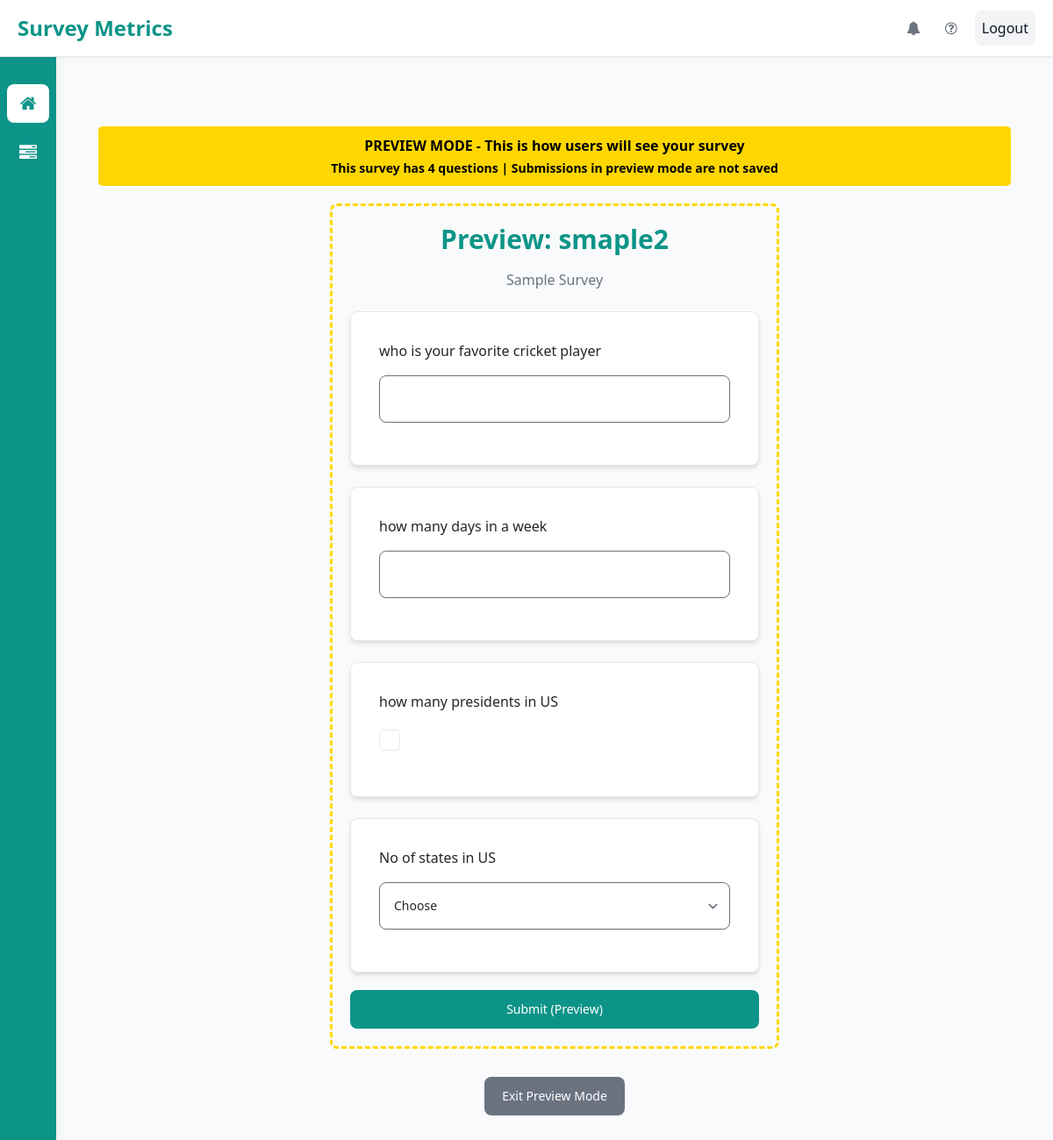
/dashboard/preview/smaple2/ (signed in), run on the app's committed database.
### djf_surveys/models.py (models this page shows, shortened)
class BaseModel(models.Model):
    created_at = models.DateTimeField(auto_now_add=True)
    updated_at = models.DateTimeField(auto_now=True)
    class Meta:
        abstract = True

class Survey(BaseModel):
    name = models.CharField(_("name"), max_length=200)
    description = models.TextField(_("description"), default='')
    slug = models.SlugField(_("slug"), max_length=225, default='')
    valid_until = models.DateTimeField(_("valid until"), blank=True, null=True,
                                       help_text=_("Specify the expiration date for this survey."))
    editable = models.BooleanField(_("editable"), default=True,
                                   help_text=_("If False, user can't edit record."))
    deletable = models.BooleanField(_("deletable"), default=True,
                                    help_text=_("If False, user can't delete record."))
    duplicate_entry = models.BooleanField(_("mutiple submissions"), default=False,
                                          help_text=_("If True, user can resubmit."))
    private_response = models.BooleanField(_("private response"), default=False,
                                           help_text=_("If True, only admin and owner can access."))
    can_anonymous_user = models.BooleanField(_("anonymous submission"), default=False,
                                             help_text=_("If True, user without authentatication can submit."))
    notification_to = models.TextField(_("Notification To"), blank=True, null=True,
                                       help_text=_("Enter your email to be notified when the form is submitted"))
    success_page_content = models.TextField(
        _("Success Page Content"), blank=True, null=True,
        help_text=_("You can override success page content at here. Support HTML syntax")
    )
    start_date = models.DateTimeField(
        _("start date"), blank=True, null=True,
        help_text=_("Date and time when the survey becomes available. Leave blank for immediate availability.")
    )
    end_date = models.DateTimeField(
        _("end date"), blank=True, null=True,
        help_text=_("Date and time when the survey expires. Leave blank for no expiration.")
    )
    target_responses = models.PositiveIntegerField(
        _("target responses"),
        default=100,
        help_text=_("Target number of responses for this survey")
    )
    class Meta:
        verbose_name = _("survey")
        verbose_name_plural = _("surveys")

class Question(BaseModel):
    TYPE_FIELD = [
        (TYPE_FIELD.text, _("Text")),
        (TYPE_FIELD.number, _("Number")),
        (TYPE_FIELD.radio, _("Radio")),
        (TYPE_FIELD.select, _("Select")),
        (TYPE_FIELD.multi_select, _("Multi Select")),
        (TYPE_FIELD.text_area, _("Text Area")),
        (TYPE_FIELD.url, _("URL")),
        (TYPE_FIELD.email, _("Email")),
        (TYPE_FIELD.date, _("Date")),
        (TYPE_FIELD.rating, _("Rating"))
    ]
    key = models.CharField(
        _("key"), max_length=225, unique=True, null=True, blank=True,
        help_text=_("Unique key for this question, fill in the blank if you want to use for automatic generation.")
    )
    survey = models.ForeignKey(Survey, related_name='questions', on_delete=models.CASCADE, verbose_name=_("survey"))
    label = models.CharField(_("label"), max_length=500, help_text=_("Enter your question in here."))
    type_field = models.PositiveSmallIntegerField(_("type of input field"), choices=TYPE_FIELD)
    choices = models.TextField(
        _("choices"),
        blank=True, null=True,
        help_text=_(
            "If type of field is radio, select, or multi select, fill in the options separated "
            "by commas. Ex: Male, Female.")
    )
    help_text = models.CharField(
        _("help text"),
        max_length=200, blank=True, null=True,
        help_text=_("You can add a help text in here.")
    )
    required = models.BooleanField(_("required"), default=True,
                                   help_text=_("If True, the user must provide an answer to this question."))
    ordering = models.PositiveIntegerField(_("choices"), default=0,
                                           help_text=_("Defines the question order within the surveys."))
    class Meta:
        verbose_name = _("question")
        verbose_name_plural = _("questions")
        ordering = ["ordering"]

### djf_surveys/admins/views.py (the view, shortened to what this page needs)
# urls.py: path('preview/<str:slug>/', admin_views.AdminPreviewSurveyView.as_view(), name='admin_preview_survey'),
@method_decorator(staff_member_required, name='dispatch')
class AdminPreviewSurveyView(ContextTitleMixin, FormMixin, DetailView):
    model = Survey
    template_name = 'djf_surveys/admins/preview_survey.html'
    form_class = BaseSurveyForm
    title_page = _("Survey Preview")
    def get_form(self, form_class=None):
        if form_class is None:
            form_class = self.get_form_class()
        return form_class(survey=self.object, user=self.request.user, **self.get_form_kwargs())
    def get_context_data(self, **kwargs):
        context = super().get_context_data(**kwargs)
        context['is_preview'] = True
        context['question_count'] = self.object.questions.count()
        return context
    def get_title_page(self):
        return _("Preview: {}").format(self.object.name)
    def get_sub_title_page(self):
        return self.object.description

### djf_surveys/context_processors.py (called while the page is built)
def surveys_context(request):
    context = {
        'get_master_template': app_settings.SURVEY_MASTER_TEMPLATE,
        'chart_js_src': app_settings.CHART_JS_SRC,
        'get_type_field': get_type_field,
        'link_back_on_success_page': app_settings.SURVEY_LINK_BACK_ON_SUCCESS_PAGE
    }
    return context

### djf_surveys/forms.py (called while the page is built)
def make_choices(question: Question) -> List[Tuple[str, str]]:
    choices = []
    for choice in question.choices.split(','):
        choice = choice.strip()
        choices.append((choice.replace(' ', '_').lower(), choice))
    return choices

### djf_surveys/mixin.py (called while the page is built)
    def get_context_data(self, **kwargs):
        if 'form' not in kwargs:
            kwargs['title'] = self.get_title_page()
            kwargs['title_page'] = self.get_title_page()
            kwargs['sub_title_page'] = self.get_sub_title_page()
        return super().get_context_data(**kwargs)

### djf_surveys/templatetags/djf_survey_tags.py (called while the page is built)
@register.filter(name='addclass')
def addclass(field, class_attr):
    return field.as_widget(attrs={'class': class_attr})

### djf_surveys/templates/djf_surveys/admins/preview_survey.html (shortened to what this page needs)
{% extends get_master_template %}
{% load djf_survey_tags i18n static %}
{% block extra_css %}
    <link rel="stylesheet" href="{% static 'djf_surveys/te-starter/css/tw-elements.min.css' %}">
    <link rel="stylesheet" href="{% static 'djf_surveys/css/rating.css' %}"/>
{% endblock %}
{% block content %}
    <div class="max-w-screen-xl px-4 py-16 mx-auto sm:px-6 lg:px-8">
        <div class="preview-banner">
            {% trans "PREVIEW MODE" %} - {% trans "This is how users will see your survey" %}
            <p class="text-sm mt-1">{% trans "This survey has" %} {{ question_count }} {% trans "questions" %} | {% trans "Submissions in preview mode are not saved" %}</p>
        </div>
        <div class="max-w-lg mx-auto preview-outline">
            <h1 class="text-2xl font-bold text-center text-teal-600 sm:text-3xl">{{ title_page }}</h1>
            <p class="max-w-md mx-auto mt-4 text-center text-gray-500">
                {{ sub_title_page }}
            </p>
            <form method="post">
                {% for field in form %}
                    <div class="p-8 mt-6 mb-0 space-y-4 rounded-lg shadow-md border border-gray-200 bg-white">
                        <label for="email" class="text-base font-medium">{{ field.label }}</label>
                        <div class="mt-1">
                            {% if field.field.widget.input_type == 'radio' or field.field.widget.input_type == 'checkbox' %}
                                {{ field }}
                            {% else %}
                                {{ field|addclass:'w-full p-4 pr-12 text-sm border-gray-500 rounded-lg shadow-sm' }}
                            {% endif %}
                        </div>
                    </div>
                {% endfor %}
                <button type="submit" class="block w-full mt-5 px-5 py-3 text-sm font-medium text-white bg-teal-600 hover:bg-teal-700 rounded-lg focus:outline-none focus:ring-2 focus:ring-teal-500 focus:ring-offset-2 transition-colors duration-200">
                    {% trans "Submit (Preview)" %}
                </button>
            </form>
        </div>
        <div class="mt-8 text-center">
            <a href="{% url 'djf_surveys:admin_forms_survey' object.slug %}" class="px-5 py-3 text-sm font-medium text-white bg-gray-500 hover:bg-gray-600 rounded-lg inline-block transition-colors duration-200">
                {% trans "Exit Preview Mode" %}
            </a>
        </div>
    </div>
{% endblock %}

### djf_surveys/templates/djf_surveys/admins/preview_survey.html (style rules this page uses)
.preview-banner { background-color: #FFD700; color: #000; text-align: center; padding: 10px; font-weight: bold; margin-bottom: 20px; border-radius: 5px; position: sticky; top: 0; z-index: 10; }
.preview-outline { border: 3px dashed #FFD700; border-radius: 8px; padding: 20px; }

### data on the page
Survey: description "Sample Survey"
Question: label "who is your favorite cricket player"
Question: label "how many days in a week"
Question: label "how many presidents in US"
Question: label "No of states in US"

### other printed values
{{ question_count }} "4"
{{ title_page }} "Preview: smaple2"
